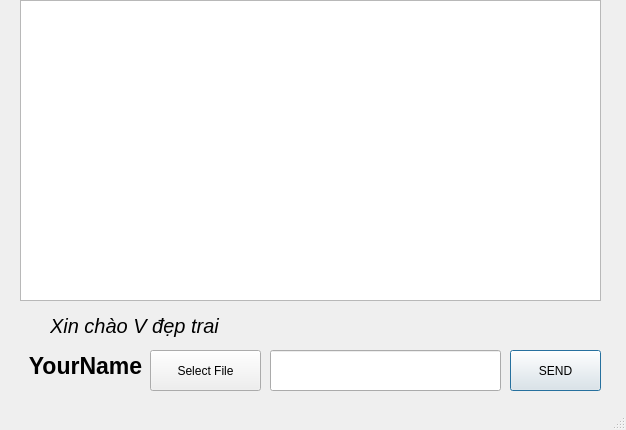
<?xml version="1.0" encoding="UTF-8"?>
<ui version="4.0">
 <class>Messenger</class>
 <widget class="QMainWindow" name="Messenger">
  <property name="geometry">
   <rect>
    <x>0</x>
    <y>0</y>
    <width>626</width>
    <height>430</height>
   </rect>
  </property>
  <property name="windowTitle">
   <string>Chat Room</string>
  </property>
  <widget class="QWidget" name="centralwidget">
   <widget class="QPushButton" name="btnSend">
    <property name="geometry">
     <rect>
      <x>510</x>
      <y>350</y>
      <width>91</width>
      <height>41</height>
     </rect>
    </property>
    <property name="text">
     <string>SEND</string>
    </property>
    <property name="autoDefault">
     <bool>true</bool>
    </property>
    <property name="default">
     <bool>true</bool>
    </property>
   </widget>
   <widget class="QLabel" name="lbName">
    <property name="geometry">
     <rect>
      <x>20</x>
      <y>350</y>
      <width>131</width>
      <height>31</height>
     </rect>
    </property>
    <property name="font">
     <font>
      <pointsize>17</pointsize>
      <bold>true</bold>
     </font>
    </property>
    <property name="text">
     <string>YourName</string>
    </property>
    <property name="alignment">
     <set>Qt::AlignCenter</set>
    </property>
   </widget>
   <widget class="QListWidget" name="lstMessage">
    <property name="geometry">
     <rect>
      <x>20</x>
      <y>0</y>
      <width>581</width>
      <height>301</height>
     </rect>
    </property>
    <property name="autoScroll">
     <bool>true</bool>
    </property>
   </widget>
   <widget class="QLabel" name="lbAnnouce">
    <property name="geometry">
     <rect>
      <x>50</x>
      <y>310</y>
      <width>551</width>
      <height>31</height>
     </rect>
    </property>
    <property name="font">
     <font>
      <pointsize>15</pointsize>
      <italic>true</italic>
      <bold>false</bold>
     </font>
    </property>
    <property name="text">
     <string>Xin chào V đẹp trai</string>
    </property>
   </widget>
   <widget class="QLineEdit" name="txtMessage">
    <property name="geometry">
     <rect>
      <x>270</x>
      <y>350</y>
      <width>231</width>
      <height>41</height>
     </rect>
    </property>
    <property name="mouseTracking">
     <bool>true</bool>
    </property>
    <property name="inputMask">
     <string/>
    </property>
    <property name="text">
     <string/>
    </property>
   </widget>
   <widget class="QPushButton" name="btnFile">
    <property name="geometry">
     <rect>
      <x>150</x>
      <y>350</y>
      <width>111</width>
      <height>41</height>
     </rect>
    </property>
    <property name="text">
     <string>Select File</string>
    </property>
   </widget>
  </widget>
  <widget class="QStatusBar" name="statusbar"/>
 </widget>
 <resources/>
 <connections/>
</ui>
